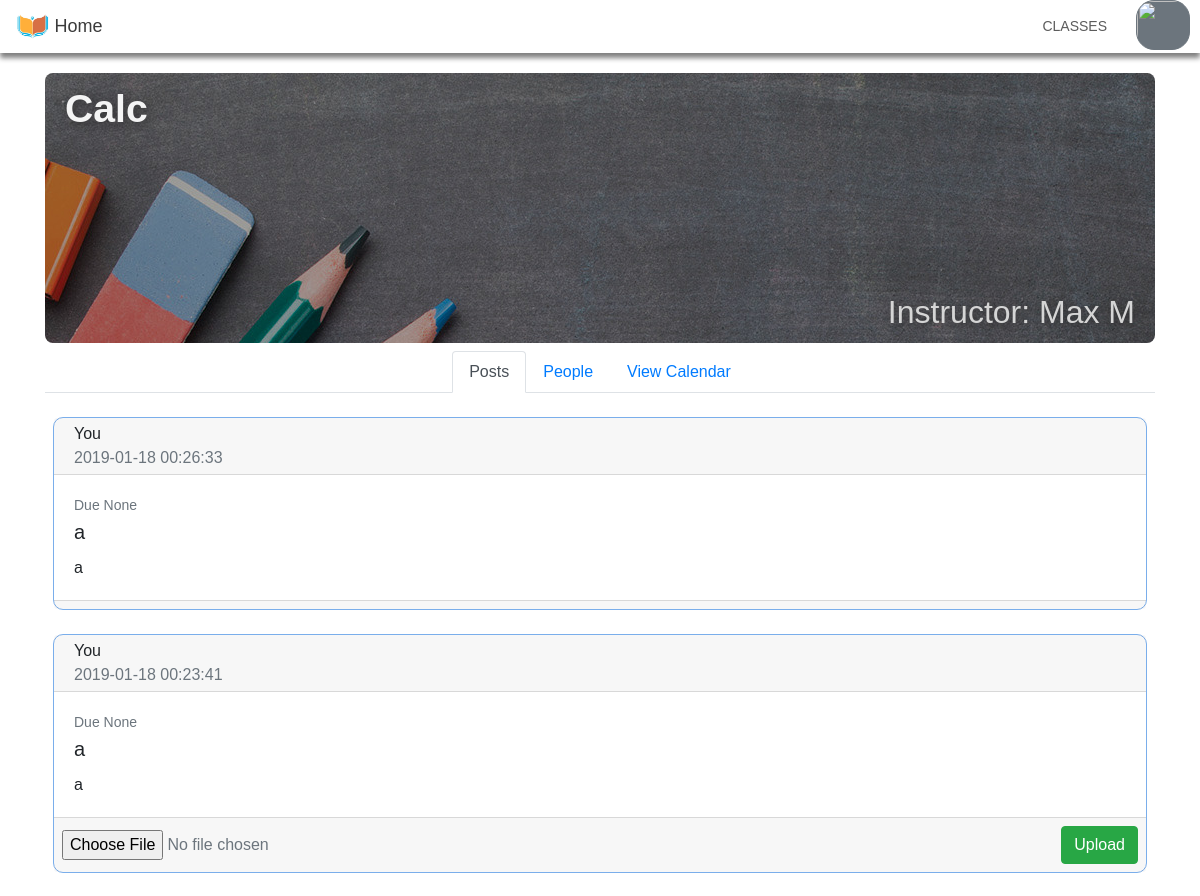
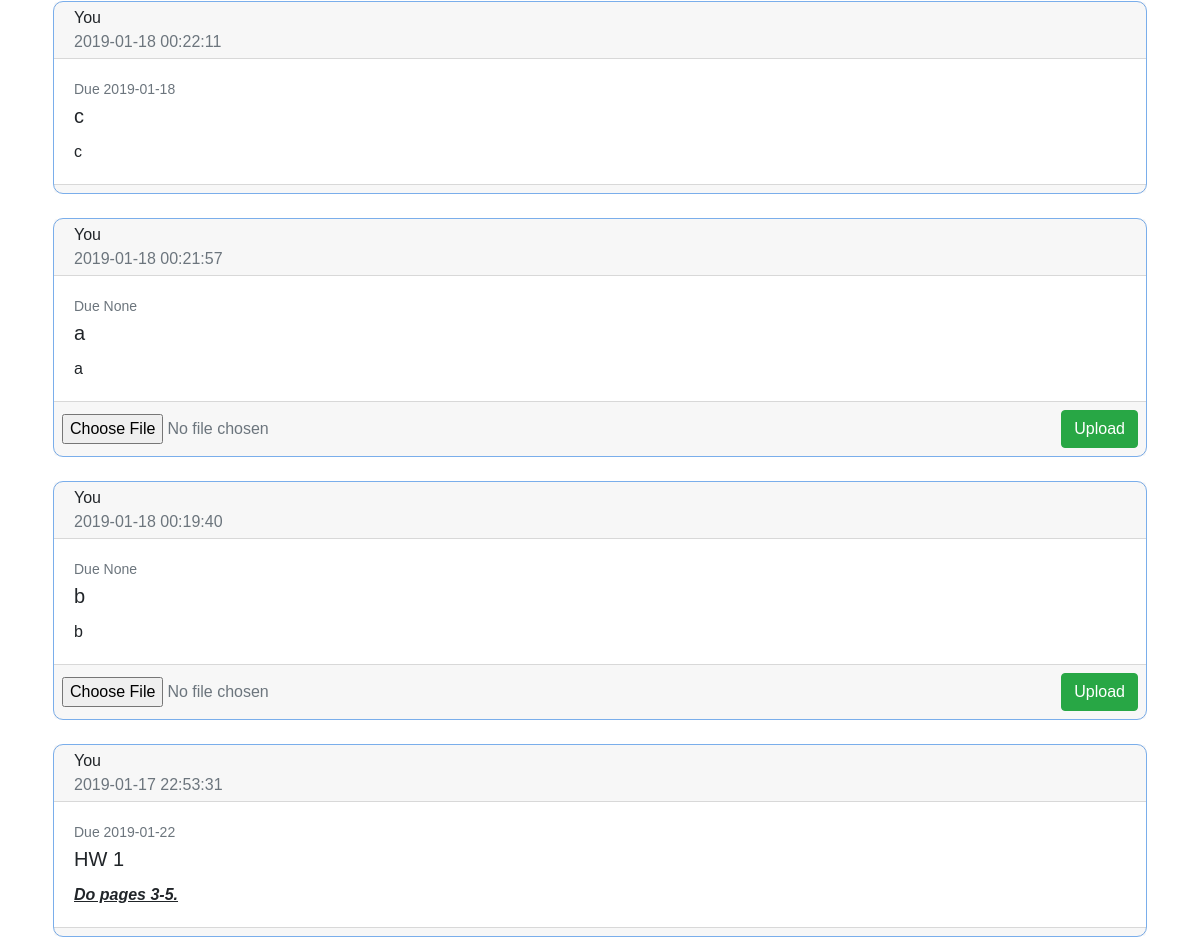
Screenshot of /class/2 (signed in) with the database file from the repository (2 pictures, top to bottom).
### tables this page shows
CREATE TABLE classes(classID INTEGER PRIMARY KEY, className TEXT, userID TEXT, invite TEXT, desc TEXT, calendar TEXT);

CREATE TABLE users(userID TEXT PRIMARY KEY, email TEXT, name TEXT);

CREATE TABLE posts(postID INTEGER PRIMARY KEY, classID INTEGER, submission DATETIME, duedate DATETIME, postBody TEXT, submittable INTEGER, event TEXT, postTitle TEXT);

### app.py (the view)
@app.route('/class/<classid>')
def classpage(classid):
	if 'userid' not in flask.session:
		return flask.redirect('/')
	if db.isTeacher(flask.session['userid'], classid):
		emails = db.getUnAdded(classid)
		if emails != None:
			for i in emails:
				print(i[0])
				rule = {
				'scope': {
					'type': 'user',
					'value': i[0],
				},
				'role': 'reader'
				}
				calID = db.getCalendarID(classid)
				credentials = google.oauth2.credentials.Credentials(
				**flask.session['credentials'])
				service = googleapiclient.discovery.build(
				API_SERVICE_NAME, API_VERSION, credentials=credentials)
				created_rule = service.acl().insert(calendarId=calID, body=rule).execute()
	else:
		print("not a teacher")
	calID = db.getCalendarID(classid)
	classInfo = db.getClassInfo(classid)
	classRoster = db.getRoster(classid)
	isTeacher = (db.getTeacher(classid) == flask.session["userid"])
	posts = db.getPosts(classid)
	return flask.render_template("class.html", className = classInfo[0],
		teacherName = db.getUserName(classInfo[1]), inviteCode = classInfo[2],
		weights = classInfo[3], classRoster = classRoster, getName = db.getUserName,
		isTeacher = isTeacher, classID = classid, posts = posts[::-1],
		getPostFiles = db.getPostFiles, desc = classInfo[4], calendarID = calID)

### util/dbtools.py (called while the page is built)
def getClassInfo(classID):
    db,c = getDBCursor()
    output = [None, None, None, None, None]
    for i in c.execute("SELECT className, userID, invite, desc FROM classes WHERE classID = ?", (classID,)):
        for j in range(3):
            output[j] = i[j]
        output[4] = i[3]
        weightList = []
        for j in c.execute("SELECT weightName, weightValue FROM weights WHERE classID = ?", (classID,)):
            weightInfo = [None, None] #[weightName, weightValue]
            for k in range(2):
                weightInfo[k] = j[k]
            weightList.append(weightInfo)
        output[3] = weightList
    closeDB(db)
    return output #Will be a list of None if no class of the classID inputted is found

def getTeacher(classID):
    db,c = getDBCursor()
    output = None
    for i in c.execute("SELECT userID FROM classes WHERE classID = ?", (classID,)):
        output = i[0]
    closeDB(db)
    return output

def getUserName(userID):
    db,c = getDBCursor()
    name = None
    for i in c.execute("SELECT name FROM users WHERE userID = ?", (userID,)):
        name = i[0]
    closeDB(db)
    return name

def getRoster(classID):
    db,c = getDBCursor()
    output = []
    for i in c.execute("SELECT userID FROM roster WHERE classID = ?", (classID,)):
        output.append(i[0])
    closeDB(db)
    return output

def getPosts(classID):
    db,c = getDBCursor()
    c.execute("SELECT * FROM posts WHERE classID = ? ORDER BY submission", (classID,))
    output = c.fetchall()
    closeDB(db)
    return output

def isTeacher(userID, classID):
    db,c = getDBCursor()
    output = False
    for i in c.execute('SELECT * FROM classes WHERE classID = ? AND userID = ?', (classID, userID,)):
        output = True
    closeDB(db)
    return output

def getCalendarID(classID):
    db,c = getDBCursor()
    output = c.execute('SELECT calendar FROM classes WHERE classID = ?', (classID,))
    output = output.fetchone()[0]
    closeDB(db)
    return output

def getDBCursor():
    db = sqlite3.connect("data/classify.db")
    cursor = db.cursor()
    return db,cursor

def closeDB(db):
    db.commit()
    db.close()

### templates/class.html (shortened to what this page needs)
{% extends "base.html"%}
{% block navbar %}
<nav class="navbar navbar-expand-sm navbar-dark fixed-top mb-5" id="containerNav">
	<div class="container-fluid" id="mainNav">
		<div class="navbar-header">
			<a id="navHome" class="navbar-brand" href="/login">
				<img id="navImg" src="../static/navLogo.jpeg" alt="" class="img-circle">&nbsp;Home
			</a>
		</div>
		<div class="collapse navbar-collapse" id="navbarResponsive">
			<ul class="navbar-nav text-uppercase ml-auto">
				<li class="nav-item">
					<a class="nav-link pl-4 pr-4 other" href="/login">Classes</a>
				</li>
				<li class="nav-item mr-1 ml-1">
					<div class="btn-group">
						<img src="https://api.adorable.io/avatars/53/{{ session['email'] }}" alt="" class="btn btn-secondary dropdown-toggle" href="#" role="button" id="dropMenu" data-toggle="dropdown" aria-haspopup="true" aria-expanded="false">
					</div>
				</li>
			</ul>
		</div>
	</div>
</nav>
{% endblock %}
{%block content%}
<div class="container">
	<div class="row mt-4">
		<div class="col">
			{% set msgs = get_flashed_messages() %}
		</div>
	</div>
	<div class="d-flex flex-wrap class-head mt-4 justify-content-between mt-5">
		<div class="p-1 mr-auto">
			<h2 id="navHeader3" class="ml-3 mt-2"><b>{{ className }}</b></h2>
		</div>
		<div class="d-flex flex-column mt-2 justify-content-between">
			<div class="ml-auto mr-3 p-1">
			</div>
			<div class="p-1">
				<h3 id="navHeader5" class="mb-2 mr-3">Instructor: {{ teacherName }}</h3>
			</div>
		</div>
	</div>
	<ul class="nav nav-tabs justify-content-center mt-2" id="myTab" role="tablist">
		<li class="nav-item">
			<a class="nav-link active" id="home-tab" data-toggle="tab" href="#posts" role="tab" aria-controls="home" aria-selected="true">Posts</a>
		</li>
		{% if isTeacher %}
		<li class="nav-item">
			<a class="nav-link" id="profile-tab" data-toggle="tab" href="#roster" role="tab" aria-controls="profile" aria-selected="false">Roster</a>
		</li>
		{% else %}
		<li class="nav-item">
			<a class="nav-link" id="profile-tab" data-toggle="tab" href="#roster" role="tab" aria-controls="profile" aria-selected="false">People</a>
		</li>
		{% endif %}
		<li class="nav-item">
			<a class="nav-link" id="cal-tab" data-toggle="tab" href="#cal" role="tab" aria-controls="cal" aria-selected="false">View Calendar</a>
		</li>
	</ul>
	<div class="tab-content" id="myTabContent">
		<div class="tab-pane fade show active" id="posts" role="tabpanel" aria-labelledby="post-tab">
			{% if isTeacher %}
			{% if posts|length == 0 %}
			<div class="row mt-4">
				<div class="col mt-3 mr-4 ml-4">
					<p style="color: red;">You have no posts, go make one!</p>
				</div>
			</div>
			{% endif %}
			{% for i in posts %}
			<div class="row mt-4 mr-2 ml-2">
				<div class="col pl-0 pr-0">
					<div class="card cardOut">
						<div class="card-header pt-1 pb-1 pl-2 pr-2">
							<div class="d-flex flex-wrap-reverse">
								<div class="p-1 mr-1 order-1">
									<img id="dropMenu2" src="https://api.adorable.io/avatars/48/{{ session['email'] }}" alt="">
								</div>
								<div class="d-flex flex-column justify-content-between order-2">
									<div class="fam mt-auto">You</div>
									<div class="text-secondary mb-auto">{{ i[2] }}</div>
								</div>
							</div>
						</div>
						<div class="card-body">
							<p class="card-title text-secondary mb-1" style="font-size: 14px;">Due {{ i[3] }}</p>
							<h5 class="card-title">{{i[7]}}</h5>
							<p class="card-text">{{ i[4] | safe }}</p>
						</div>
						<div class="card-footer text-muted p-1">
							<div class="d-flex flex-wrap justify-content-between align-content-top">
								{% if i[5] == 1 and not isTeacher %}
								<div class="p-1">
									<form action="/submitFile" method="POST" enctype="multipart/form-data" class="form-group m-0">
										<input type="hidden" name="postID" value="{{i[0]}}">
										<input type="file" name="file">
										{% elif i[5] == 1 %}
										<div class="p-1">
											<div class="dropdown">
												<button onclick="show({{ i[0] }})" class="btn btn-primary dropdown-toggle" type="submit" id="dropdownMenuButton" data-toggle="dropdown" aria-haspopup="true" aria-expanded="false" value="Upload">
													View Submissions
												</button>
												<div class="dropdown-menu" aria-labelledby="dropdownMenuButton">
													{% set uploads = getPostFiles(i[0]) %}
													{% if uploads|length == 0 %}
													<a class="dropdown-item disabled">No submissions yet</a>
													{% else %}
													{% for i in uploads %}
													<a class="dropdown-item" href="/viewFile/{{ i[0] }}" target="_blank"><b>{{ getName(i[1]) }}</b>: {{ i[2] }}</a>
													{% endfor %}
													{% endif %}
												</div>
											</div>
										</div>
										{% endif %}
										{% if isTeacher %}
										{% set url = "/deletepost/" + i[0]|string %}
										<div class="p-1">
											<a href="{{ url }}">
												<button class="btn btn-danger">Delete Post</button>
											</a>
										</div>
										{% else %}
									</form>
								</div>
								{% endif %}
							</div>
						</div>
					</div>
				</div>
			</div>
			{% endfor %}
			<br>
			{% else %}
			{% for i in posts %}
			<div class="row mt-4 mr-2 ml-2">
				<div class="col pl-0 pr-0">
					<div class="card cardOut">
						<div class="card-header pt-1 pb-1 pl-2 pr-2">
							<div class="d-flex flex-wrap-reverse">
								<div class="p-1 mr-1 order-1">
								</div>
								<div class="d-flex flex-column justify-content-between order-2">
									<div class="fam mt-auto">You</div>
									<div class="text-secondary mb-auto">{{ i[2] }}</div>
								</div>
							</div>
						</div>
						<div class="card-body">
							<p class="card-title text-secondary mb-1" style="font-size: 14px;">Due {{ i[3] }}</p>
							<h5 class="card-title">{{i[7]}}</h5>
							<p class="card-text">{{ i[4] | safe }}</p>
						</div>
						<div class="card-footer text-muted p-1">
							<div class="d-flex justify-content-between flex-wrap">
								{% if i[5] == 1 and not isTeacher %}
								<div class="p-1 mt-auto mb-auto">
									<form action="/submitFile" method="POST" enctype="multipart/form-data" class="form-group m-0">
										<input type="file" name="file">
									</div>
									<div class="p-1">
										<button class="btn btn-success" type="submit" value="Upload">Upload</button>
									</div>
									{% elif i[5] == 1 %}
									<div class="p-1">
										<button onclick="show({{ i[0] }})"class="btn btn-primary" type="submit" value="Upload">View Submissions</button>
									</div>
									{% endif %}
							</div>
						</div>
					</div>
				</div>
			</div>
			{% endfor %}
			{% endif %}
		</div>
					{% set url = "/gradebook/" + classID|string %}
	</div>
</div>
{% endblock %}

### templates/base.html (shortened to what this page needs)
<!DOCTYPE html>
<html lang="en">
<head>
    <link rel="stylesheet" href="https://stackpath.bootstrapcdn.com/font-awesome/4.7.0/css/font-awesome.min.css" type="text/css">
    <link rel="stylesheet" href="https://stackpath.bootstrapcdn.com/bootstrap/4.1.3/css/bootstrap.min.css">
    <link rel="stylesheet" href="{{ url_for('static', filename='main.css')}}" type="text/css">
</head>
<body id="body">
    {% block navbar %}{% endblock %}
    {% block content %}{% endblock %}
</body>
</html>

### static/main.css (style rules this page uses)
.navbar { background-color: white; padding-top: 0px; padding-bottom: 0px; position: fixed; }
.navbar-nav .nav-link { font-family: Tahoma, Geneva, sans-serif; font-size: 14px; padding-top: 15px; padding-bottom: 15px; }
#mainNav { padding: 0px; }
#containerNav { padding-right: 0px; box-shadow: 0px 5px 5px grey; }
.other { color: #5c5c5c !important; border: 1px solid white; }
#navHome { color: #3b3b3b; font-family: Tahoma, Geneva, sans-serif; font-size: 18px; font-weight: 500; }
#navImg { max-width: 2.1rem; max-height: 2.1rem; }
#navHeader3 { color: #f4f4f4; font-family: Tahoma, Geneva, sans-serif; font-size: 2.45rem; text-shadow: 2px 2px 8px #2f2f2f; }
#navHeader5 { color: #d5d5d5; font-family: Tahoma, Geneva, sans-serif; font-weight: 1000px; font-size: 2rem; text-shadow: 2px 2px 8px #2f2f2f; }
#body { font-family: Tahoma, Geneva, sans-serif; }
#dropMenu { height: 50px; width: 60px; border-radius: 18px; max-height: 80%; max-width: 90%; position: center 90px; padding: 0px; }
.class-head { background-image: url(../static/image.jpg); min-width: 100%; min-height: 200px; height: 270px; background-position: cover; border-radius: 8px; }
.fam { font-family: Tahoma, sans-serif; }
.cardOut { border: 1px solid #7aaeeb; border-radius: 10px; }

### rows the page displays
classes: className "Calc"
users: name "Max M"
posts: submission "2019-01-18 00:26:33", i "None", postTitle "a", postBody "a"
posts: submission "2019-01-18 00:23:41", i "None", postTitle "a", postBody "a"
posts: submission "2019-01-18 00:22:11", duedate "2019-01-18", postTitle "c", postBody "c"
posts: submission "2019-01-18 00:21:57", i "None", postTitle "a", postBody "a"
posts: submission "2019-01-18 00:19:40", i "None", postTitle "b", postBody "b"
posts: submission "2019-01-17 22:53:31", duedate "2019-01-22", postTitle "HW 1", postBody "Do pages 3-5."
